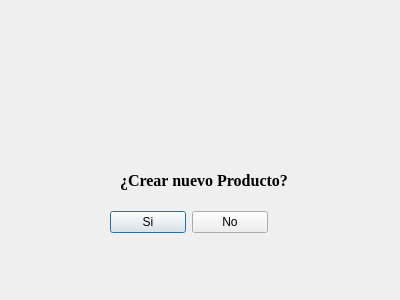
<?xml version="1.0" encoding="UTF-8"?>
<ui version="4.0">
 <class>Dialog</class>
 <widget class="QDialog" name="Dialog">
  <property name="geometry">
   <rect>
    <x>0</x>
    <y>0</y>
    <width>400</width>
    <height>300</height>
   </rect>
  </property>
  <property name="windowTitle">
   <string>Dialog</string>
  </property>
  <widget class="QLabel" name="label_2">
   <property name="geometry">
    <rect>
     <x>120</x>
     <y>40</y>
     <width>141</width>
     <height>101</height>
    </rect>
   </property>
   <property name="text">
    <string/>
   </property>
   <property name="pixmap">
    <pixmap resource="img/aviso2.qrc">:/newPrefix/kisspng-warning-sign-computer-icons-symbol-clip-art-alert-icon-image-gallery-5ab048f60c5a21.2844429515215024540506.png</pixmap>
   </property>
   <property name="scaledContents">
    <bool>true</bool>
   </property>
  </widget>
  <widget class="QWidget" name="layoutWidget">
   <property name="geometry">
    <rect>
     <x>110</x>
     <y>210</y>
     <width>158</width>
     <height>25</height>
    </rect>
   </property>
   <layout class="QHBoxLayout" name="horizontalLayout">
    <item>
     <widget class="QPushButton" name="btnSi">
      <property name="text">
       <string>Si</string>
      </property>
     </widget>
    </item>
    <item>
     <widget class="QPushButton" name="btnNo">
      <property name="text">
       <string>No</string>
      </property>
     </widget>
    </item>
   </layout>
  </widget>
  <widget class="QLabel" name="lblAviso">
   <property name="geometry">
    <rect>
     <x>120</x>
     <y>160</y>
     <width>301</width>
     <height>41</height>
    </rect>
   </property>
   <property name="font">
    <font>
     <family>Times New Roman</family>
     <pointsize>12</pointsize>
     <weight>75</weight>
     <bold>true</bold>
    </font>
   </property>
   <property name="text">
    <string>¿Crear nuevo Producto?</string>
   </property>
  </widget>
 </widget>
 <resources>
  <include location="img/aviso2.qrc"/>
 </resources>
 <connections/>
</ui>
